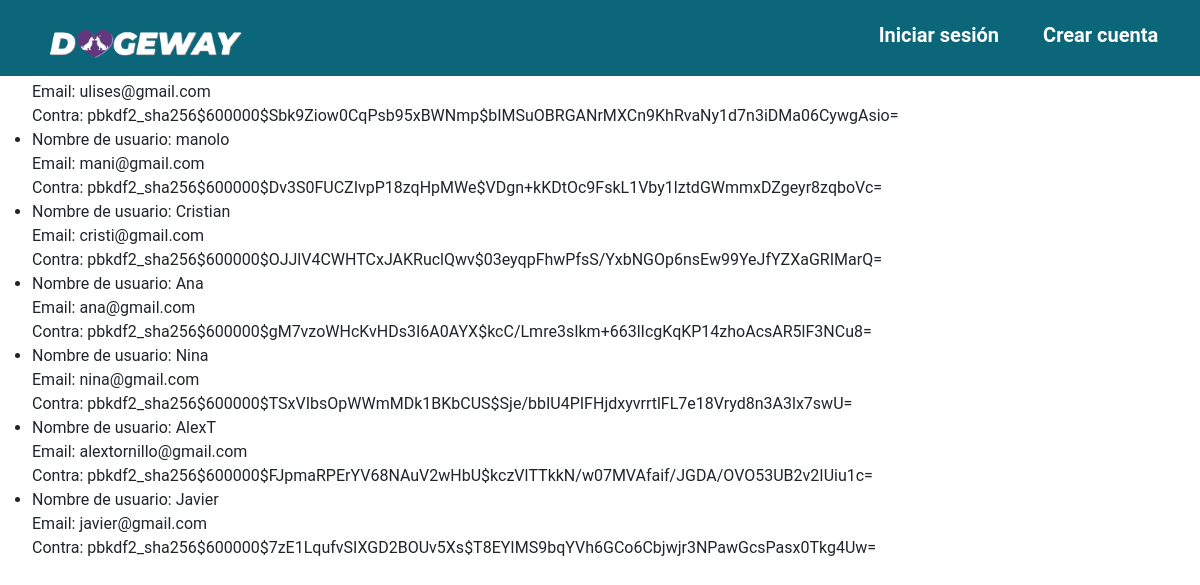
Page /lista/ on the earlier database version.
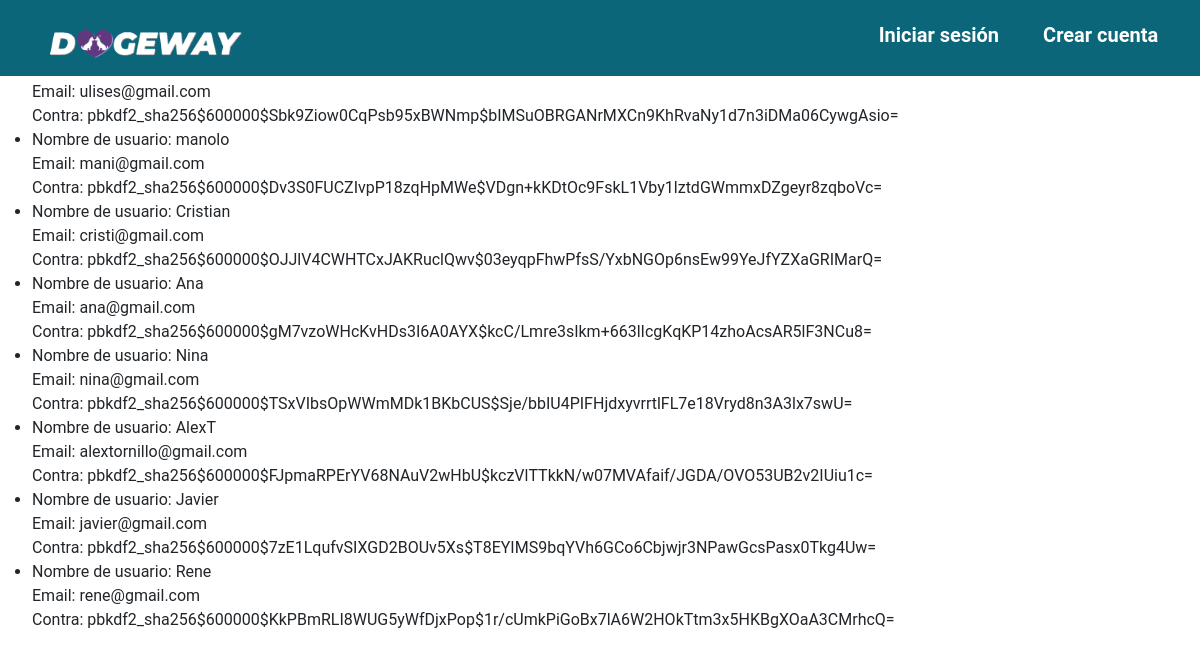
Same page on the later database version.
### main_app/models.py (models this page shows, shortened)
class Usuario(AbstractUser):
    fotografia = models.ImageField(upload_to='usuarios/', null=True, blank=True)
    telefono = models.CharField(max_length=20)
    fecha_de_nacimiento = models.DateField()
    direccion = models.CharField(max_length=100)
    fotografia_identificacion = models.ImageField(upload_to='identificaciones/', null=True, blank=True)
    verificado = models.BooleanField(default=False)
    usuarios_bloqueados = models.ManyToManyField('self', symmetrical=False, related_name='usuarios_bloqueadores')
    groups = models.ManyToManyField('auth.Group', related_name='usuarios')
    user_permissions = models.ManyToManyField('auth.Permission', related_name='usuarios')

### main_app/views.py (the view)
# urls.py: path('lista/', views.ListaUsuariosView.as_view(), name='lista de usuarios'),
class ListaUsuariosView(ListView):
    model = Usuario
    template_name = 'lista.html'
    context_object_name = 'usuarios'

### main_app/templates/lista.html
{% include "layouts/base.html" %}
{% block content %}
<h1>Lista de Usuarios</h1>
<ul>
    {% for usuario in usuarios %}
        <li>
            Nombre de usuario: {{ usuario.username }}<br>
            Email: {{ usuario.email }}<br>
            Contra: {{ usuario.password}}<br>
        </li>
    {% endfor %}
</ul>
{% endblock content %}

Differences in the rows shown:
added Usuario: username "Rene", email "rene@gmail.com", password "pbkdf2_sha256$600000$KkPBmRLI8WUG5yWfDjxPop$1r/cUmkPiGoBx7lA6W2HOkTtm3x5HKBgXOaA3CMrhcQ="
